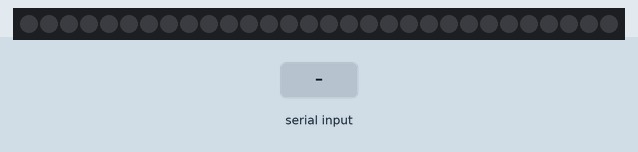
The sketch below on a simulated Arduino Uno, built with avr-gcc and run on an emulated ATmega328P. Shown: 30 RGB LEDs in strip order, left to right. The test bench sets the inputs (shaded band). Dim RGB values are drawn brighter than linear.

Above: at 1.2 s.
1.3 s: "30,150\n" received over Serial
At 2.7 s:
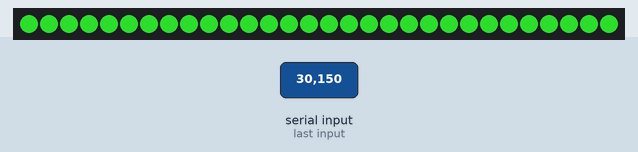
3.0 s: "90,45,200\n" received over Serial
At 4.1 s:
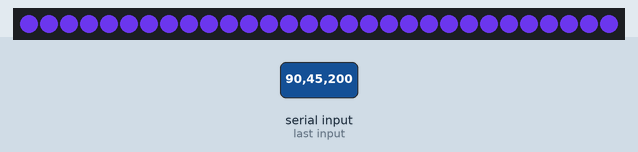
4.6 s: "90,45\n" received over Serial
At 5.5 s:
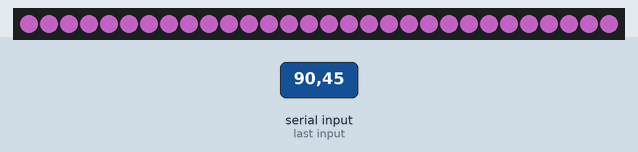
6.1 s: "30,150,10\n" received over Serial
At 6.14 s:
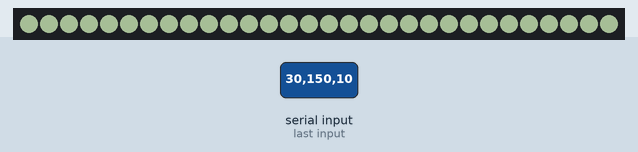
7.6 s: "1,90,45\n" received over Serial
At 8.0 s:
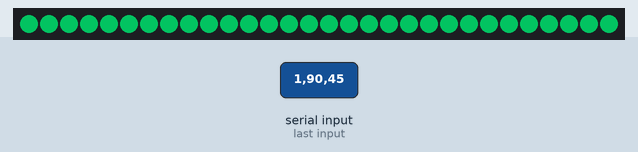
9.1 s: "90,45,200,10\n" received over Serial
At 9.7 s:
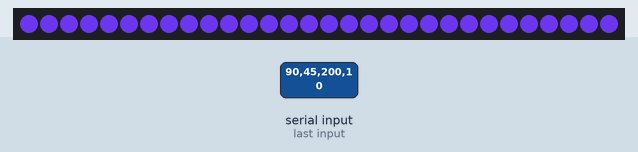
Timing chart, 0 to 11.6 s (numbered marks = the images above; inputs shaded):
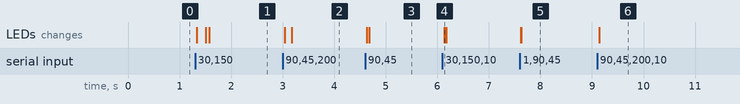

Measured:
- after the input at 1.3 s, the LEDs: first change at once (image 1 shows a later state)
- after the input at 3.0 s, the LEDs: first change at once (image 2 shows a later state)
- after the input at 4.6 s, the LEDs: first change at once (image 3 shows a later state)
- after the input at 6.1 s, the LEDs: change at once (image 4)
- after the input at 7.6 s, the LEDs: first change at once (image 5 shows a later state)
- after the input at 9.1 s, the LEDs: change at once (image 6)

The sketch:

arduino_code.ino
```cpp
#include <Adafruit_NeoPixel.h>

#define PIN            6
#define NUMPIXELS      30
#define UPDATE_FREQ    10

Adafruit_NeoPixel strip = Adafruit_NeoPixel(NUMPIXELS, PIN, NEO_GRB + NEO_KHZ800);

void setup() {
  strip.begin();
  strip.show();
  Serial.begin(9600);
}

void loop() {
  if (Serial.available() > 0) {
    String input = Serial.readStringUntil('\n');

    int firstComma = input.indexOf(',');
    int secondComma = input.indexOf(',', firstComma + 1);
    int thirdComma = input.indexOf(',', secondComma + 1);

    int targetRed = input.substring(0, firstComma).toInt();
    int targetGreen = input.substring(firstComma + 1, secondComma).toInt();
    int targetBlue = input.substring(secondComma + 1, thirdComma).toInt();
    int totalDuration = input.substring(thirdComma + 1).toInt();

    animateStrip(targetRed, targetGreen, targetBlue, totalDuration);
  }
}

void animateStrip(int targetRed, int targetGreen, int targetBlue, int totalDuration) {
  int steps = totalDuration / UPDATE_FREQ;
  int pixelStartDelay = steps / NUMPIXELS;

  for (int step = 0; step <= steps; step++) {
    for (int i = 0; i < strip.numPixels(); i++) {
      int pixelStep = step - (i * pixelStartDelay);
      if (pixelStep >= 0) {
        if (pixelStep > steps) {
          pixelStep = steps;
        }

        uint32_t currentColor = strip.getPixelColor(i);
        int currentRed = (int)(currentColor >> 16);
        int currentGreen = (int)(currentColor >> 8 & 0xFF);
        int currentBlue = (int)(currentColor & 0xFF);

        int newRed = (int)(currentRed + ((targetRed - currentRed) * (float)pixelStep / steps));
        int newGreen = (int)(currentGreen + ((targetGreen - currentGreen) * (float)pixelStep / steps));
        int newBlue = (int)(currentBlue + ((targetBlue - currentBlue) * (float)pixelStep / steps));

        strip.setPixelColor(i, newRed, newGreen, newBlue);
      }
    }
    strip.show();
    delay(UPDATE_FREQ);
  }

  for (int i = 0; i < strip.numPixels(); i++) {
    strip.setPixelColor(i, targetRed, targetGreen, targetBlue);
  }
  strip.show();
}
```
